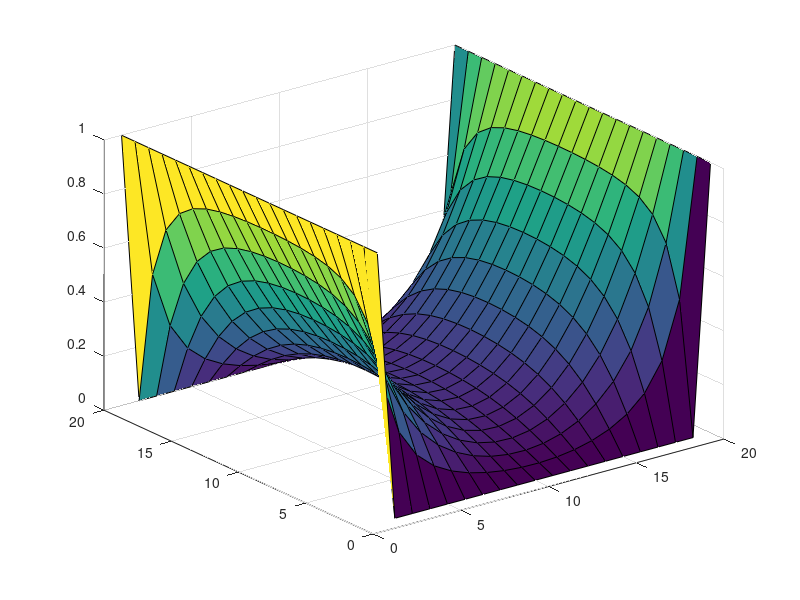
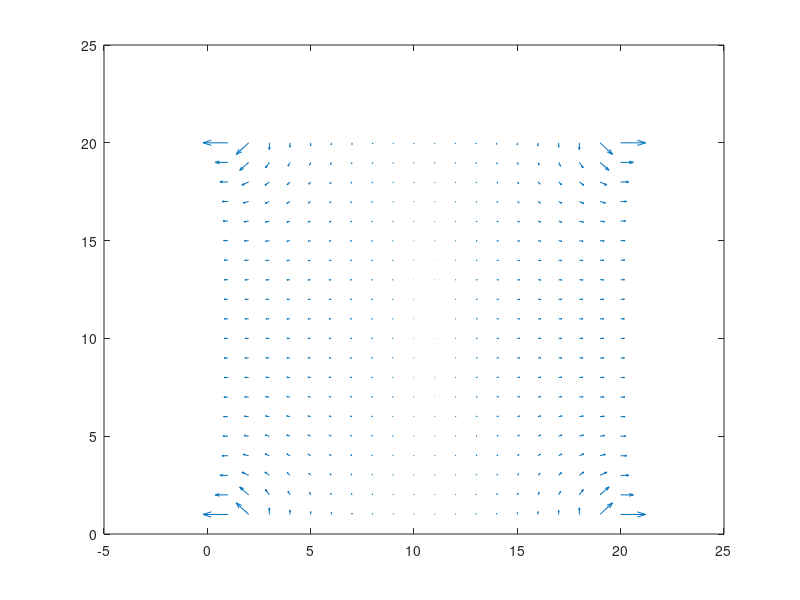
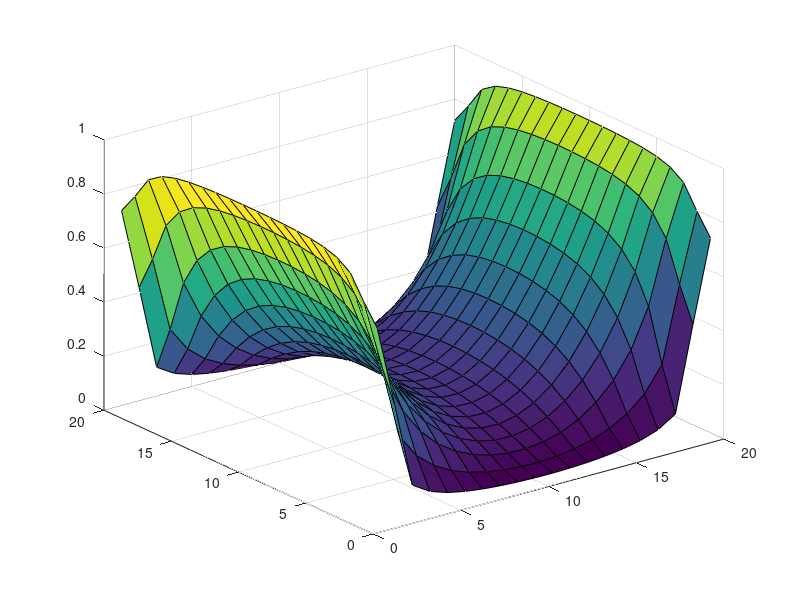

Here is the MATLAB script that generated these plots, in order:
% ELEC4700A 
% PA LAB 4
% Name: Oritseserundede Eda 
% CUID: 100993421 

row = 20; 
column = 20; 
V = zeros(row,column);
V(:,1) = 1; 
V(:,column) = 1; 

[X,Y] = meshgrid(1:20,1:20);

for n = 1:30
    figure(1)
    surf(X,Y,V)
    pause(0.2)
    for c = 2: column - 1
        for r = 1: row 
            if r == 1
                V(r,c) = 0; 
            elseif r == row 
                V(r,c) = 0; 
            else 
                V(r,c) = (V(r-1,c)+V(r+1,c)+V(r,c+1)+V(r,c-1))/4;
            end 
        end 
    end 
        Vnew = imboxfilt(V,3);
end 

figure(2)
[DX,DY] = gradient (V,1,1); 
quiver(X,Y,DX,DY)

figure(3)
surf(X,Y,Vnew)
